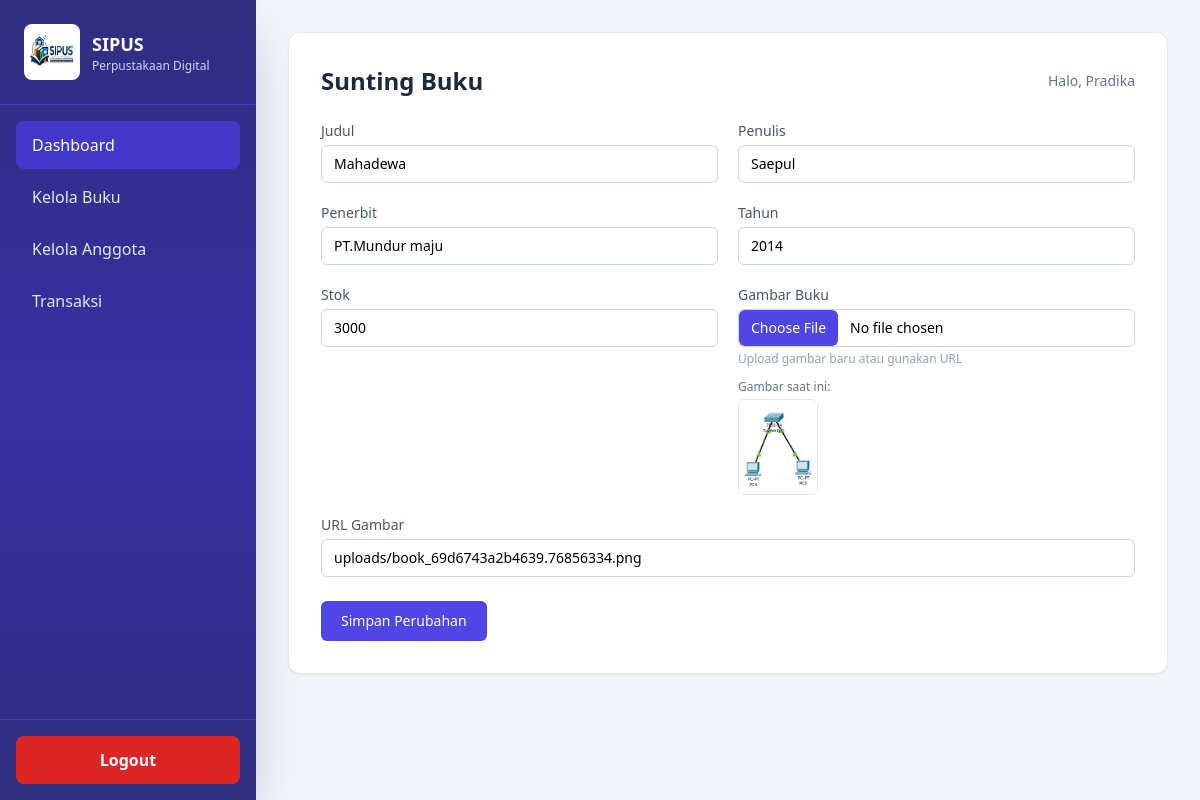
/Perpustakaan-dika/admin/buku_edit.php?id=2 (signed in), run on the app's committed database.
### tables this page shows
CREATE TABLE `buku` (
  `id_buku` int(11) NOT NULL,
  `judul` varchar(100) NOT NULL,
  `gambar` varchar(255) DEFAULT NULL,
  `penulis` varchar(100) DEFAULT NULL,
  `penerbit` varchar(100) DEFAULT NULL,
  `tahun` int(11) DEFAULT NULL,
  `stok` int(11) DEFAULT 0
);

### Perpustakaan-dika/admin/buku_edit.php (the view, shortened to what this page needs)
<?php
include '../config.php/config.php';
$id = intval($_GET['id'] ?? 0);
$book = null;
$result = mysqli_query($koneksi, "SELECT * FROM buku WHERE id_buku={$id} LIMIT 1");
if ($result && $book = mysqli_fetch_assoc($result)) {
    mysqli_free_result($result);
} else {
    header('Location: kelola_buku.php?error=' . urlencode('Buku tidak ditemukan.'));
    exit;
}
?>
<!DOCTYPE html>
<html lang="id">
<head>
    <script src="https://cdn.tailwindcss.com"></script>
</head>
<body class="bg-slate-100">
<div class="flex min-h-screen">
        <aside class="w-64 bg-gradient-to-b from-indigo-900 via-indigo-800 to-indigo-900 text-white shadow-2xl flex flex-col">
            <div class="p-6 flex items-center gap-3 border-b border-indigo-700">
                <img src="../img/logosipus.png" alt="SIPUS Logo" class="h-14 w-14 rounded-lg bg-white p-1" />
                <div>
                    <p class="font-bold text-lg">SIPUS</p>
                    <p class="text-xs text-indigo-200">Perpustakaan Digital</p>
                </div>
            </div>
            <nav class="flex-1 flex flex-col gap-1 p-4">
                <a href="dashboard.php" class="px-4 py-3 rounded-lg bg-indigo-700 hover:bg-indigo-600 text-white font-medium transition duration-200 flex items-center gap-2">
                    Dashboard
                </a>
                <a href="kelola_buku.php" class="px-4 py-3 rounded-lg hover:bg-indigo-700 text-indigo-100 transition duration-200 flex items-center gap-2">
                    Kelola Buku
                </a>
                <a href="kelola_anggota.php" class="px-4 py-3 rounded-lg hover:bg-indigo-700 text-indigo-100 transition duration-200 flex items-center gap-2">
                    Kelola Anggota
                </a>
                <a href="transaksi.php" class="px-4 py-3 rounded-lg hover:bg-indigo-700 text-indigo-100 transition duration-200 flex items-center gap-2">
                    Transaksi
                </a>
            </nav>
            <div class="border-t border-indigo-700 p-4">
                <a href="../auth/logout.php" class="w-full px-4 py-3 bg-red-600 hover:bg-red-700 text-white font-semibold rounded-lg transition duration-200 flex items-center justify-center gap-2">
                     Logout
                </a>
            </div>
        </aside>
    <main class="flex-1 p-8">
        <div class="max-w-5xl mx-auto">
            <div class="bg-white rounded-xl border shadow-sm p-8">
                <div class="mb-6 flex items-center justify-between">
                    <h2 class="text-2xl font-semibold text-slate-800">Sunting Buku</h2>
                    <span class="text-sm text-slate-500">
                        Halo, <?php echo htmlspecialchars($_SESSION['nama']); ?>
                    </span>
                </div>
                <form action="buku_edit.php?id=<?php echo intval($id); ?>" method="post" enctype="multipart/form-data" class="space-y-6">
                    <div class="grid grid-cols-1 md:grid-cols-2 gap-5">
                        <div>
                            <label class="block text-sm font-medium text-slate-600 mb-1">Judul</label>
                            <input type="text" name="judul"
                                value="<?php echo htmlspecialchars($_POST['judul'] ?? $book['judul']); ?>"
                                class="w-full px-3 py-2 border border-slate-300 rounded-md text-sm focus:outline-none focus:ring-2 focus:ring-indigo-500"
                                required>
                        </div>
                        <div>
                            <label class="block text-sm font-medium text-slate-600 mb-1">Penulis</label>
                            <input type="text" name="penulis"
                                value="<?php echo htmlspecialchars($_POST['penulis'] ?? $book['penulis']); ?>"
                                class="w-full px-3 py-2 border border-slate-300 rounded-md text-sm focus:outline-none focus:ring-2 focus:ring-indigo-500"
                                required>
                        </div>
                        <div>
                            <label class="block text-sm font-medium text-slate-600 mb-1">Penerbit</label>
                            <input type="text" name="penerbit"
                                value="<?php echo htmlspecialchars($_POST['penerbit'] ?? $book['penerbit']); ?>"
                                class="w-full px-3 py-2 border border-slate-300 rounded-md text-sm focus:outline-none focus:ring-2 focus:ring-indigo-500"
                                required>
                        </div>
                        <div>
                            <label class="block text-sm font-medium text-slate-600 mb-1">Tahun</label>
                            <input type="number" name="tahun"
                                value="<?php echo htmlspecialchars($_POST['tahun'] ?? $book['tahun']); ?>"
                                class="w-full px-3 py-2 border border-slate-300 rounded-md text-sm focus:outline-none focus:ring-2 focus:ring-indigo-500"
                                required>
                        </div>
                        <div>
                            <label class="block text-sm font-medium text-slate-600 mb-1">Stok</label>
                            <input type="number" name="stok"
                                value="<?php echo htmlspecialchars($_POST['stok'] ?? $book['stok']); ?>"
                                class="w-full px-3 py-2 border border-slate-300 rounded-md text-sm focus:outline-none focus:ring-2 focus:ring-indigo-500"
                                required>
                        </div>
                        <div>
                            <label class="block text-sm font-medium text-slate-600 mb-1">Gambar Buku</label>
                            <input type="file" name="gambar" accept="image/*"
                                class="w-full text-sm border border-slate-300 rounded-md file:mr-3 file:px-3 file:py-2 file:border-0 file:bg-indigo-600 file:text-white file:rounded-md hover:file:bg-indigo-700">
                            <p class="text-xs text-slate-400 mt-1">
                                Upload gambar baru atau gunakan URL
                            </p>
                            <?php if (!empty($book['gambar'])): ?>
                                <div class="mt-3">
                                    <p class="text-xs text-slate-500 mb-1">Gambar saat ini:</p>
                                    <img src="<?php echo htmlspecialchars($book['gambar']); ?>"
                                         class="h-24 w-20 object-cover rounded-md border">
                                </div>
                            <?php endif; ?>
                        </div>
                        <div class="md:col-span-2">
                            <label class="block text-sm font-medium text-slate-600 mb-1">URL Gambar</label>
                            <input type="text" name="gambar_url"
                                value="<?php echo htmlspecialchars($_POST['gambar_url'] ?? $book['gambar']); ?>"
                                class="w-full px-3 py-2 border border-slate-300 rounded-md text-sm focus:outline-none focus:ring-2 focus:ring-indigo-500">
                        </div>
                    </div>
                    <div>
                        <button type="submit"
                            class="bg-indigo-600 text-white px-5 py-2.5 rounded-md text-sm font-medium hover:bg-indigo-700 transition">
                            Simpan Perubahan
                        </button>
                    </div>
                </form>
            </div>
        </div>
    </main>
</div>
</body>
</html>

### data on the page
buku: judul "Mahadewa", penulis "Saepul", penerbit "PT.Mundur maju", tahun "2014", stok "3000", gambar (picture), gambar_url "uploads/book_69d6743a2b4639.76856334.png"

### other printed values
$_SESSION['nama'] "Pradika"
